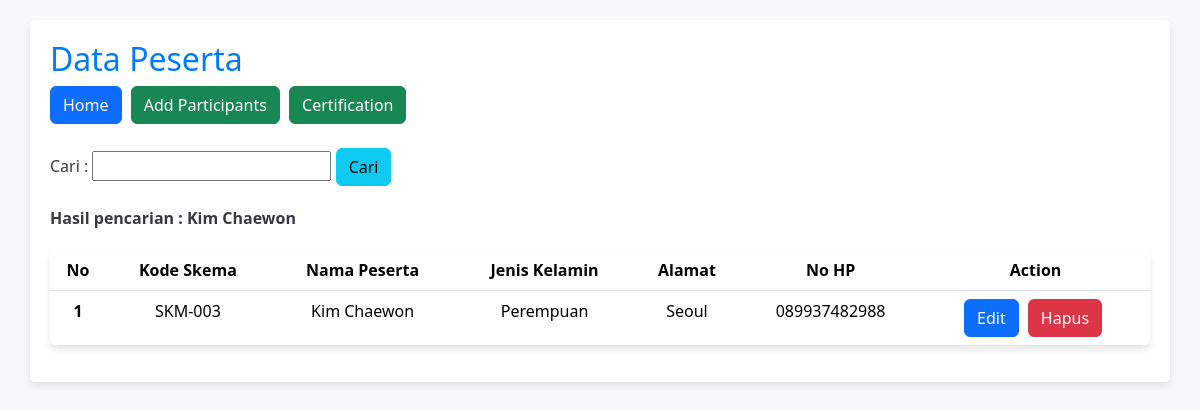
Screenshot of /index.php?cari=Kim Chaewon with the database file from the repository.
### tables this page shows
CREATE TABLE `tb_peserta` (
  `id_peserta` int(11) NOT NULL,
  `kd_skema` varchar(255) NOT NULL,
  `nm_peserta` varchar(255) NOT NULL,
  `jekel` varchar(255) NOT NULL,
  `alamat` varchar(255) NOT NULL,
  `no_hp` varchar(255) NOT NULL
);

### index.php (the view, shortened to what this page needs)
<!DOCTYPE html>
<html lang="en">
<head>
    <link rel="stylesheet" href="https://cdn.jsdelivr.net/npm/bootstrap@5.3.2/dist/css/bootstrap.min.css">
</head>
<body>
    <div class="container">
        <h2>Data Peserta</h2>
        <a href="index.php"><button type="button" class="btn btn-primary">Home</button></a>
        <a href="tambah.php"><button type="button" class="btn btn-success">Add Participants</button></a>
        <a href="sertifikasi.php"><button type="button" class="btn btn-success">Certification</button></a>
        <br /><br />
        <form action="index.php" method="get">
            <label>Cari :</label>
            <input type="text" name="cari">
            <input type="submit" value="Cari" class="btn btn-info">
        </form>
        <?php
        if (isset($_GET['cari'])) {
            $cari = $_GET['cari'];
            echo "<b>Hasil pencarian : " . $cari . "</b>";
        }
        ?>
        <table class="table">
            <thead>
                <tr>
                    <th scope="col">No</th>
                    <th scope="col">Kode Skema</th>
                    <th scope="col">Nama Peserta</th>
                    <th scope="col">Jenis Kelamin</th>
                    <th scope="col">Alamat</th>
                    <th scope="col">No HP</th>
                    <th scope="col">Action</th>
                </tr>
            </thead>
            <?php
            include 'koneksi.php';
            $no = 1;
            if (isset($_GET['cari'])) {
                $cari = $_GET['cari'];
                $sql = mysqli_query($coon, "select * from tb_peserta where nm_peserta like '%" . $cari . "%'");
            } else {
                $sql = mysqli_query($coon, "select * from tb_peserta");
            }
            while ($data = mysqli_fetch_array($sql)) {
            ?>
                <tbody>
                    <tr>
                        <th scope="row"><?php echo $no; ?></th>
                        <td><?php echo $data['kd_skema']; ?></td>
                        <td><?php echo $data['nm_peserta']; ?></td>
                        <td><?php echo $data['jekel']; ?></td>
                        <td><?php echo $data['alamat']; ?></td>
                        <td><?php echo $data['no_hp']; ?></td>
                        <td>
                            <a href="edit.php?id=<?php echo $data['id_peserta']; ?>"><button type="button" class="btn btn-primary">Edit</button></a>
                            <a href="delete.php?id=<?php echo $data['id_peserta'] ?>"><button type="button" class="btn btn-danger">Hapus</button></a>
                        </td>
                    </tr>
            <?php
                $no++;
            }
            ?>
                </tbody>
        </table>
    </div>
</body>
</html>

### index.php (style rules this page uses)
body { background-color: #f8f9fa; color: #343a40; margin-top: 20px; }
h2 { color: #007bff; }
form { margin-bottom: 20px; }
table { background-color: #ffffff; box-shadow: 0 4px 8px rgba(0, 0, 0, 0.1); border-radius: 8px; overflow: hidden; width: 100%; margin-top: 20px; }
th, td { text-align: center; padding: 15px; }
th { background-color: #007bff; color: #ffffff; }
.btn { margin-right: 5px; }
.container { border-radius: 5px; padding: 20px; background-color: #ffffff; box-shadow: 0 4px 8px rgba(0, 0, 0, 0.1); }

### rows the page displays
tb_peserta: kd_skema "SKM-003", nm_peserta "Kim Chaewon", jekel "Perempuan", alamat "Seoul", no_hp "089937482988"

### other values shown
$cari "Kim Chaewon"
